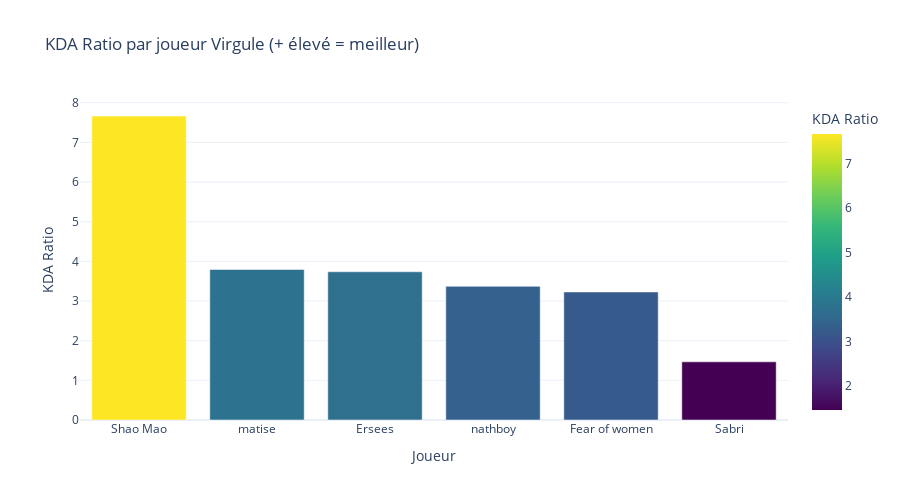

Notebook code cell kept with this figure:
### Code cell
# Distribution des dégâts par minute
fig = px.box(
    df_virgule,
    x="Joueur",
    y="Dégâts/min",
    color="Joueur",
    title="Distribution des Dégâts par Minute par Joueur",
    points="all"
)

fig.update_layout(
    xaxis_title="Joueur",
    yaxis_title="Dégâts par Minute",
    showlegend=False
)

fig.show()

### Figure 1 — Plotly figure (JSON) as saved in the notebook; plotly's stock layout.template omitted (floating-point values rounded to 4 significant figures)
{"data": [{"hovertemplate": "Joueur=%{x}<br>KDA Ratio=%{marker.color}<extra></extra>", "legendgroup": "", "marker": {"color": [7.667, 3.796, 3.738, 3.37, 3.229, 1.467], "coloraxis": "coloraxis", "pattern": {"shape": ""}}, "name": "", "orientation": "v", "showlegend": false, "textposition": "auto", "type": "bar", "x": ["Shao Mao", "matise", "Ersees", "nathboy", "Fear of women", "Sabri"], "xaxis": "x", "y": [7.667, 3.796, 3.738, 3.37, 3.229, 1.467], "yaxis": "y"}], "layout": {"barmode": "relative", "coloraxis": {"colorbar": {"title": {"text": "KDA Ratio"}}, "colorscale": [[0, "#440154"], [0.1111, "#482878"], [0.2222, "#3e4989"], [0.3333, "#31688e"], [0.4444, "#26828e"], [0.5556, "#1f9e89"], [0.6667, "#35b779"], [0.7778, "#6ece58"], [0.8889, "#b5de2b"], [1, "#fde725"]]}, "height": 500, "legend": {"tracegroupgap": 0}, "title": {"text": "KDA Ratio par joueur Virgule (+ élevé = meilleur)"}, "width": 900, "xaxis": {"anchor": "y", "domain": [0, 1], "title": {"text": "Joueur"}}, "yaxis": {"anchor": "x", "domain": [0, 1], "title": {"text": "KDA Ratio"}}}}
